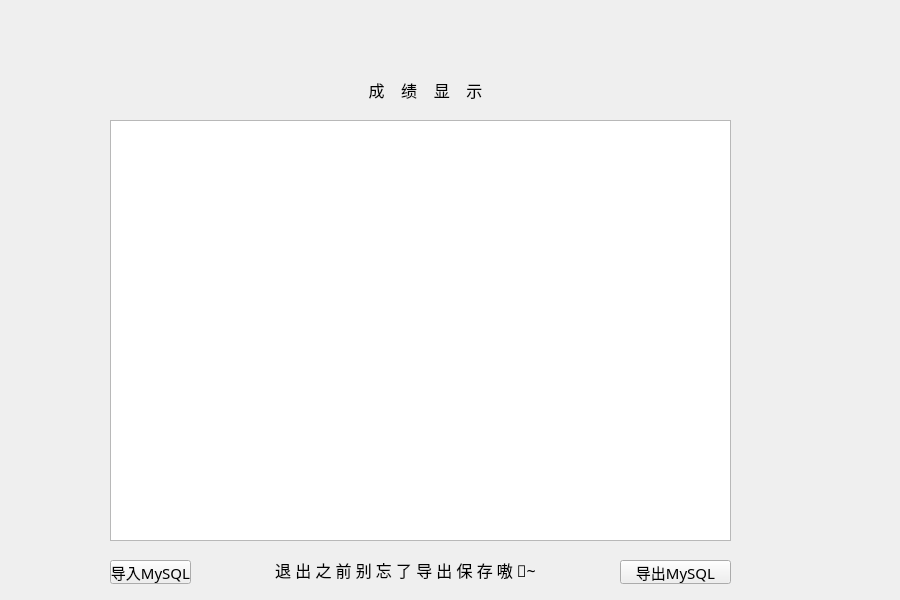
<?xml version="1.0" encoding="UTF-8"?>
<ui version="4.0">
 <class>Xian_shi</class>
 <widget class="QWidget" name="Xian_shi">
  <property name="geometry">
   <rect>
    <x>0</x>
    <y>0</y>
    <width>900</width>
    <height>600</height>
   </rect>
  </property>
  <property name="windowTitle">
   <string>Xian_shi</string>
  </property>
  <widget class="QListView" name="xian_cheng">
   <property name="geometry">
    <rect>
     <x>110</x>
     <y>120</y>
     <width>621</width>
     <height>421</height>
    </rect>
   </property>
   <property name="styleSheet">
    <string notr="true">border-image: url(:/Kao_he/shen.png);</string>
   </property>
  </widget>
  <widget class="QLabel" name="label_11">
   <property name="geometry">
    <rect>
     <x>110</x>
     <y>80</y>
     <width>631</width>
     <height>20</height>
    </rect>
   </property>
   <property name="font">
    <font>
     <family>幼圆</family>
     <pointsize>12</pointsize>
    </font>
   </property>
   <property name="text">
    <string>成    绩    显    示</string>
   </property>
   <property name="alignment">
    <set>Qt::AlignCenter</set>
   </property>
  </widget>
  <widget class="QLabel" name="label_12">
   <property name="geometry">
    <rect>
     <x>210</x>
     <y>560</y>
     <width>391</width>
     <height>20</height>
    </rect>
   </property>
   <property name="font">
    <font>
     <family>幼圆</family>
     <pointsize>12</pointsize>
    </font>
   </property>
   <property name="text">
    <string>退 出 之 前 别 忘 了 导 出 保 存 嗷 🌺~</string>
   </property>
   <property name="alignment">
    <set>Qt::AlignCenter</set>
   </property>
  </widget>
  <widget class="QLabel" name="label_13">
   <property name="geometry">
    <rect>
     <x>0</x>
     <y>0</y>
     <width>900</width>
     <height>600</height>
    </rect>
   </property>
   <property name="font">
    <font>
     <family>幼圆</family>
     <pointsize>12</pointsize>
    </font>
   </property>
   <property name="text">
    <string>成    绩    显    示</string>
   </property>
   <property name="alignment">
    <set>Qt::AlignCenter</set>
   </property>
  </widget>
  <widget class="QPushButton" name="ru_ru_2">
   <property name="geometry">
    <rect>
     <x>110</x>
     <y>560</y>
     <width>81</width>
     <height>24</height>
    </rect>
   </property>
   <property name="font">
    <font>
     <family>幼圆</family>
     <pointsize>11</pointsize>
    </font>
   </property>
   <property name="styleSheet">
    <string notr="true">border-image: url(:/Kao_he/shen.png);</string>
   </property>
   <property name="text">
    <string>导入MySQL</string>
   </property>
  </widget>
  <widget class="QPushButton" name="chu_chu_2">
   <property name="geometry">
    <rect>
     <x>620</x>
     <y>560</y>
     <width>111</width>
     <height>24</height>
    </rect>
   </property>
   <property name="font">
    <font>
     <family>幼圆</family>
     <pointsize>11</pointsize>
    </font>
   </property>
   <property name="styleSheet">
    <string notr="true">border-image: url(:/Kao_he/shen.png);</string>
   </property>
   <property name="text">
    <string>导出MySQL</string>
   </property>
  </widget>
  <zorder>label_13</zorder>
  <zorder>xian_cheng</zorder>
  <zorder>label_11</zorder>
  <zorder>label_12</zorder>
  <zorder>ru_ru_2</zorder>
  <zorder>chu_chu_2</zorder>
 </widget>
 <layoutdefault spacing="6" margin="11"/>
 <resources/>
 <connections>
  <connection>
   <sender>ru_ru_2</sender>
   <signal>clicked()</signal>
   <receiver>Xian_shi</receiver>
   <slot>dao_ru_2()</slot>
   <hints>
    <hint type="sourcelabel">
     <x>120</x>
     <y>580</y>
    </hint>
    <hint type="destinationlabel">
     <x>141</x>
     <y>-9</y>
    </hint>
   </hints>
  </connection>
  <connection>
   <sender>chu_chu_2</sender>
   <signal>clicked()</signal>
   <receiver>Xian_shi</receiver>
   <slot>dao_chu_2()</slot>
   <hints>
    <hint type="sourcelabel">
     <x>682</x>
     <y>581</y>
    </hint>
    <hint type="destinationlabel">
     <x>770</x>
     <y>-1</y>
    </hint>
   </hints>
  </connection>
 </connections>
 <slots>
  <slot>dao_ru()</slot>
  <slot>dao_chu()</slot>
  <slot>dao_ru_2()</slot>
  <slot>dao_chu_2()</slot>
 </slots>
</ui>
